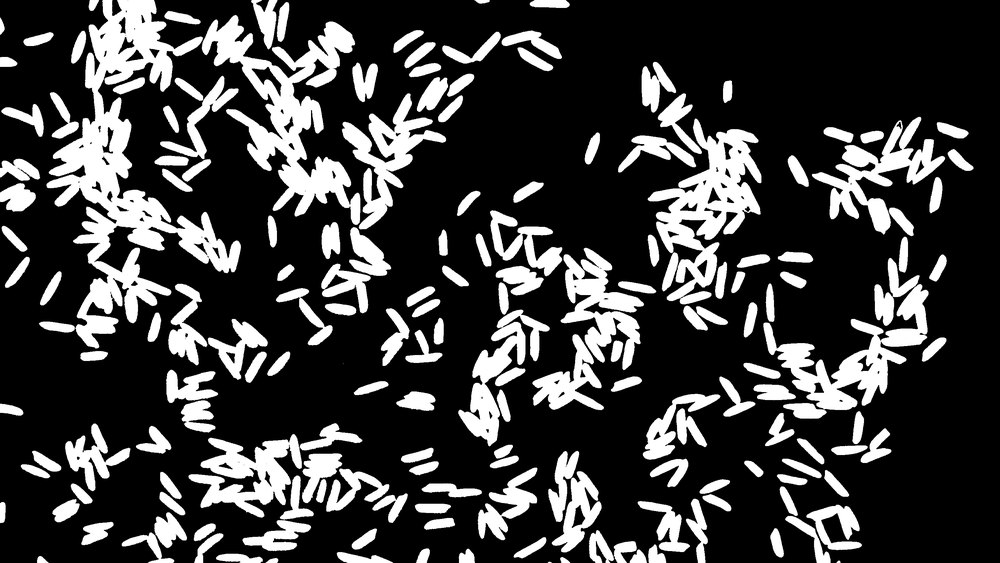
#> input picture images/binary_image.png, 1000 x 563 px, shrunk from 3022 x 1700 before the run
$ jupyter execute --allow-errors lab3.ipynb   (shell and % lines are left out)
#> lines starting #> are read from the running program, lines starting #| are printed output that depends on the picture
<a href="https://colab.research.google.com/github/pui-sum-rv/lab3/blob/main/lab3.ipynb" target="_parent"></a>

# Lab 3 - Thresholding and Binary Morphology

These laboratory excersises are solved on Google Colab and are save on GitHub repo that is connected to GitHub Classroom.

## Tools You need to use to Submit Assignments

In this document, you will solve tasks. This is a Jupyter Notebook which has the **.ipynb** extension, is an interactive web environment for data analysis, visualization, solution presentations, education, and more.

**Google Colab** is a tool that allows you to run and share Jupyter Notebook files on Google's servers, including the use of Google's CPU, GPU, and TPU resources. Colab is like Google Docs for Jupyter Notebooks. **Google Colab does not automatically save your assignment to GitHub.**

**You use GitHub to save and submit your assignments.** When you accept the assignment through GitHub Classroom, a repository is automatically created on your GitHub account with a copy of the task. This is where you will save your solutions. Saving your solutions submits the tasks for that lab.

## How to Solve the Tasks?
1. Accept the task via the Google Classroom link that you will receive. Google Classroom will create a repository on your account.
2. Go to the newly created repository on your account and click on the .ipynb file, then click Open in Colab.
3. You will solve the tasks in Google Colab.

## How to Save (Submit) Tasks?

1. In Google Colab, click on the Open settings gear icon in the top-right corner.
2. Click on the GitHub tab and check the box for Access private repositories and organizations.
3. A new window will open for you to grant access to GitHub. For ferit-osirv, click Grant.
4. Save and exit the settings.
5. Click on File > Save a copy in GitHub.
6. Select the lab repository that includes your name.

> *Note:* You only need to complete steps 1-4 the first time.

7. Click on **File > Save a copy in GitHub**.
8. Select created repository **koji uključuje vaše ime**.

## Copying Files from a GitHub Repository

To complete the exercises, you will need images and other files that are located in the GitHub repository of the exercise. This command will be available in the notebook for each exercise. It will copy files from GitHub to the Google Colab environment.

**You need to run this command before starting each exercise.**

**Google Colab will occasionally delete all files.** Therefore, it may be necessary to rerun this command between sessions. If you are getting errors about missing files, try running the above command again.

[cell 1]
import numpy as np
import cv2 as cv
import matplotlib.pyplot as plt

# Thresholding

## What is Thresholding?

The simplest segmentation method

Application example: Separate out regions of an image corresponding to
objects which we want to analyze. This separation is based on the variation
of intensity between the object pixels and the background pixels.

To differentiate the pixels we are interested in from the rest (which will
eventually be rejected), we perform a comparison of each pixel intensity
value with respect to a threshold (determined according to the problem to
solve).

Once we have separated properly the important pixels, we can set them with
a determined value to identify them (i.e. we can assign them a value of 0
(black), 255 (white) or any value that suits your needs).

## Simple Thresholding

Here, the matter is straight forward. If pixel value is greater than a
threshold value, it is assigned one value (may be white), else it is assigned
another value (may be black). The function used is `cv2.threshold`. First
argument is the source image, which should be a grayscale image. Second
argument is the threshold value which is used to classify the pixel values.
Third argument is the ` maxVal ` which represents the value to be given if pixel
value is more than (sometimes less than) the threshold value. OpenCV provides
different styles of thresholding and it is decided by the fourth parameter of
the function. Different types are:

- cv2.THRESH_BINARY
- cv2.THRESH_BINARY_INV
- cv2.THRESH_TRUNC
- cv2.THRESH_TOZERO
- cv2.THRESH_TOZERO_INV

To illustrate how these thresholding processes work, let’s consider that we
have a source image with pixels with intensity values $` src(x,y) `$.
The plot below
depicts this. The horizontal blue line represents the threshold $` thresh `$ (fixed).

The documentation clearly explains what each type is meant for. [Please check out the
documentation](http://docs.opencv.org/doc/tutorials/imgproc/threshold/threshold.html).

## Task 3

Using OpenCV, load the image `images/apple.jpg` as a **grayscale** image. Perform simple **binary** thresholding in two ways: 1) using the OpenCV function mentioned above, and 2) using NumPy by setting all pixels above a certain value to 255 and others to 0. Display the thresholded image.

[cell 2]
# opencv

[cell 3]
# numpy

### ### Otsu Binarization

**Binarization** of an image is the process of converting the image into a format where each pixel can only be one of two possible values. For `uint8` images, these values are usually `0` (black) and `255` (white). For `float` images, the values are `0` (black) or `1.0` (white). **Binarization** is often a precursor to **thresholding**, where the image is divided into completely white and black regions, and then only the parts of the original image that are completely white in the binary image are retained. Mathematically, by multiplying the original and binary images, the pixels that are completely white in the binary image remain unchanged, while those that are completely black are multiplied by 0, resulting in a completely black pixel in the product image.

In the previous example, you manually determined the threshold. Otsu binarization is a more advanced method that determines the optimal threshold based on the **histogram** of the image, which best separates the pixels. A histogram is a graph that shows the frequency of each value in a data set. In the case of an image, the histogram shows, for each color value, how many pixels are of that color.

Let's take a look at the histogram of the `apple.jpg` image.

[cell 4]
img = cv.imread('images/apple.jpg', cv.IMREAD_GRAYSCALE)
#> (the rest of this cell did not finish here and is left out)

From the histogram, it is evident that most pixels are grouped around the values 255 and 50. By approximation, we see that the optimal way to separate the pixels into two groups would be with a threshold between 150 and 200, as this threshold effectively separates the two largest groups of pixels.

## Task 4

According to the [following link](https://learnopencv.com/otsu-thresholding-with-opencv/), implement Otsu binarization for the `apple.jpg` image. Display the resulting binary image **using Matplotlib**. Print the optimal threshold value determined by the Otsu method to the console.

[cell 5]
# write your code here

Such a binary image can be used as a **mask** for the original image. A mask is a binary image where the value is `0` for all pixels that should not be visible, and the maximum value (`1.0` or `255`) for pixels that should be visible.

## Task 5

Using the Otsu binary image as a mask, apply the function `img_thresholded = cv.bitwise_and(img, img, mask=mask)` where `img` is the original grayscale image of the apple, and `mask` is the Otsu binary image.

## Improving Masks with Binary Morphology

Morphological transformations are some simple operations based on the image shape. It is normally performed on binary images. It needs two inputs, one is our original image, second one is called structuring element or kernel which decides the nature of operation. Two basic morphological operators are `erosion` and `dilation`. Then its variant forms like `opening`, `closing`, `gradient` etc. also comes into play.

Morphological operations such as `erosion`, `dilation`, `closing` and `opening` are common tools used to improve masks after they are generated by thresholding. They can be used to fill small holes, remove noise, increase or decrease the size of an object, or smoothen mask outlines.

Most morphological operations are once again simple kernel functions that are applied at each pixel of the image based on their neighborhood as defined by a `structuring element (SE)`. For example, `dilation` simply assigns to the central pixel the maximum pixel value within the neighborhood; it is a maximum filter. Conversely, `erosion` is a minimum filter. Additional options emerge from combining the two: `morphological closing`, for example, is a `dilation` followed by an `erosion`. This is used to fill in gaps and holes or smoothing mask outlines without significantly changing the mask's area. Finally, there are also some more complicated morphological operations, such as `hole filling`.

Images can be thought to be a mapping from the integer space $\mathbb{Z^2}$ to $\mathbb{R}$. For a binary image, the mapping reduces to $f: \mathbb{Z^2} \to \{0,1\}$. Every pixel at position $(x,y)\in\mathbb{Z^2}$ is either completely dark $(0)$ or completely bright $(1)$. We shall now introduce two very important set operations.

Reflection of a set $B\subseteq\mathbb{Z}^2$ is defined as $\hat{B} = \{w : w=-b, \forall b\in B\}$. E.g. if $B$ is a set of points of the form $(x,y)$, then $\hat{B}$ can be found by replacing those points by $(-x,-y)$.

Translation of a set $B\subseteq\mathbb{Z}^2$ by a point $z=(z_1,z_2)$ is defined as $(B)_z=\{c : c=b+z,\forall b\in B\}$. E.g. if $B$ is a set of points of the form $(x,y)$, then $(B)_z$ can be found by replacig those points by $(x+z_1, y+z_2)$.

Set reflection and translation are employed extensively in morphology to formulate operations based on so-called structuring elements (SEs) or kernels. SEs are basically small sets or subimages used to probe an image under study for properties of interest. Usually they are often taken in rectangular, circular, elliptical or cross shapes.

### Erosion

With $A, B \subseteq \mathbb{Z}^2$, the erosion of $A$ by $B$ (SE) is defined as $A\ominus B = \{z : (B)_z \subseteq A\}$. In words, this equation indicated that the erosion of $A$ by $B$ is the set of all points $z$ such that $B$, translated by $z$, is contained in $A$. The basic idea of erosion is just like soil erosion only, it erodes away the boundaries of foreground object (Always try to keep foreground in white). So what does it do? The kernel (SE) slides through the image (as in 2D convolution). A pixel in the original image (either 1 or 0) will be considered 1 only if all the pixels under the kernel is 1, otherwise it is eroded (made to zero).

So what happends is that, all the pixels near boundary will be discarded depending upon the size of kernel. So the thickness or size of the foreground object decreases or simply white region decreases in the image. It is useful for removing small white noises, detach two connected objects etc. Let us use a rectangular SE (kernel) to check this out.

[cell 6]
import numpy as np
import scipy as sp
import matplotlib.pyplot as plt
import PIL
import cv2
import skimage as sk
%pylab inline

[cell 7]
img = cv2.imread('images/binary_image.png',0)
#> img is the input picture: shape (563, 1000); min 0, max 255, mean 62.8
kernel1 = np.ones((3,3), np.uint8)
erosion1 = cv2.erode(img, kernel1, iterations = 1)
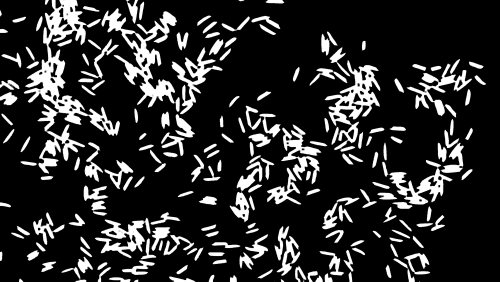
#> erosion1: shape (563, 1000) (shown at 1/2 size); min 0, max 255, mean 45.3
kernel2 = np.ones((5,5), np.uint8)
erosion2 = cv2.erode(img, kernel2, iterations = 1)
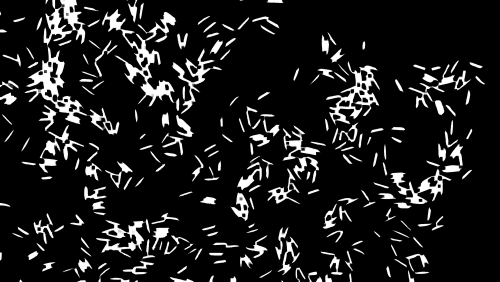
#> erosion2: shape (563, 1000) (shown at 1/2 size); min 0, max 255, mean 29.1

plt.figure(figsize=(15, 5))
plt.subplot(131)
plt.imshow(img, cmap=plt.cm.gray)
plt.title('Original image')
plt.subplot(132)
plt.imshow(erosion1, cmap=plt.cm.gray)
plt.title(r'Erosion with a $3\times3$ kernel')
plt.subplot(133)
plt.imshow(erosion2, cmap=plt.cm.gray)
plt.title(r'Erosion with a $5\times5$ kernel')

### Dilation

With $A, B \subseteq \mathbb{Z}^2$, the dilation of $A$ by $B$ (SE) is defined as $A\oplus B = \{z:(\hat{B})_z\cap A \ne \phi\}$. In words, the dilation of $A$ by $B$ is the set consisting of all the structuring element origin locations where the reflected and translated $B$ overlaps at least one element of $A$.

It is just opposite of erosion. Here, a pixel element is $1$ if atleast one pixel under the kernel is $1$. So it increases the white region in the image or size of foreground object increases. Normally, in cases like noise removal, erosion is followed by dilation. Because, erosion removes white noises, but it also shrinks our object. So we dilate it. Since noise is gone, they won’t come back, but our object area increases. It is also useful in joining broken parts of an object.

[cell 8]
img = cv2.imread('images/binary_image.png',0)
kernel1 = np.ones((3,3), np.uint8)
dilation1 = cv2.dilate(img, kernel1, iterations = 1)
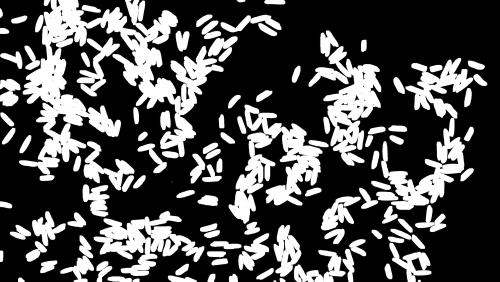
#> dilation1: shape (563, 1000) (shown at 1/2 size); min 0, max 255, mean 80.2
kernel2 = np.ones((5,5), np.uint8)
dilation2 = cv2.dilate(img, kernel2, iterations = 1)
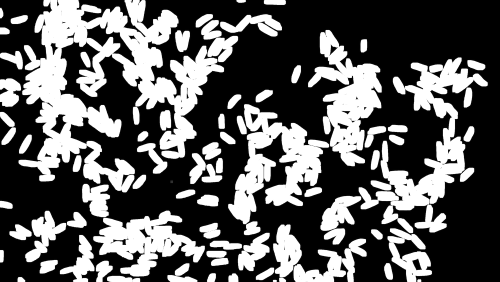
#> dilation2: shape (563, 1000) (shown at 1/2 size); min 0, max 255, mean 95.1

plt.figure(figsize=(15, 5))
plt.subplot(131)
plt.imshow(img, cmap=plt.cm.gray)
plt.title('Original image')
plt.subplot(132)
plt.imshow(dilation1, cmap=plt.cm.gray)
plt.title(r'Dilation with a $3\times3$ kernel')
plt.subplot(133)
plt.imshow(dilation2, cmap=plt.cm.gray)
plt.title(r'Dilation with a $5\times5$ kernel')

### Opening

The morphological opening of $A$ by $B$ is defined as $A \circ B = (A\ominus B)\oplus B = \cup\{(B)_z:(B)_z\subseteq A\}$, which is nothing but erosion followed by dilation. It is useful in removing noise.

[cell 9]
img = cv2.imread('images/binary_image.png',0)
kernel1 = np.ones((5,5), np.uint8)
opening1 = cv2.morphologyEx(img, cv2.MORPH_OPEN, kernel1)
kernel2 = np.ones((7,7), np.uint8)
opening2 = cv2.morphologyEx(img, cv2.MORPH_OPEN, kernel2)

plt.figure(figsize=(15, 5))
plt.subplot(131)
plt.imshow(img, cmap=plt.cm.gray)
plt.title('Original image')
plt.subplot(132)
plt.imshow(opening1, cmap=plt.cm.gray)
plt.title(r'Opening with a $5\times5$ kernel')
plt.subplot(133)
plt.imshow(opening2, cmap=plt.cm.gray)
plt.title(r'Opening with a $7\times7$ kernel')

### Closing

The morphological closing of $A$ by $B$ is defined as $A \bullet B = (A\oplus B)\ominus B$, which is nothing but dilation followed by erosion. It is useful in removing noise. It is useful in closing small holes inside the foreground objects, or small black points on the object.

[cell 10]
img = cv2.imread('images/binary_image.jpg',0)
kernel1 = np.ones((5,5), np.uint8)
closing1 = cv2.morphologyEx(img, cv2.MORPH_CLOSE, kernel1)
kernel2 = np.ones((7,7), np.uint8)
closing2 = cv2.morphologyEx(img, cv2.MORPH_CLOSE, kernel2)

plt.figure(figsize=(15, 5))
plt.subplot(131)
plt.imshow(img, cmap=plt.cm.gray)
plt.title('Original image')
plt.subplot(132)
plt.imshow(closing1, cmap=plt.cm.gray)
plt.title(r'Closing with a $5\times5$ kernel')
plt.subplot(133)
plt.imshow(closing2, cmap=plt.cm.gray)
plt.title(r'Closing with a $7\times7$ kernel')

### Morphological Gradient

It is the difference between dilation and erosion of an image.

[cell 11]
img = cv2.imread('images/binary_image.jpg',0)
kernel1 = np.ones((3,3), np.uint8)
grad1 = cv2.morphologyEx(img, cv2.MORPH_GRADIENT, kernel1)
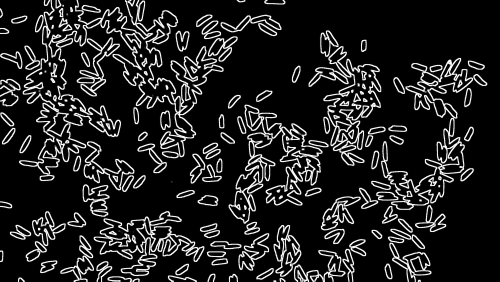
#> grad1: shape (563, 1000) (shown at 1/2 size); min 0, max 255, mean 34.9
kernel2 = np.ones((5,5), np.uint8)
grad2 = cv2.morphologyEx(img, cv2.MORPH_GRADIENT, kernel2)
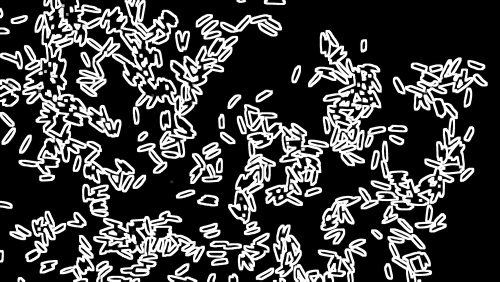
#> grad2: shape (563, 1000) (shown at 1/2 size); min 0, max 255, mean 66

plt.figure(figsize=(15, 5))
plt.subplot(131)
plt.imshow(img, cmap=plt.cm.gray)
plt.title('Original image')
plt.subplot(132)
plt.imshow(grad1, cmap=plt.cm.gray)
plt.title(r'Morphological gradient with a $3\times3$ kernel')
plt.subplot(133)
plt.imshow(grad2, cmap=plt.cm.gray)
plt.title(r'Morphological gradient with a $5\times5$ kernel')

### Tophat

[cell 12]
img = cv2.imread('images/binary_image.png',0)
kernel1 = np.ones((5,5), np.uint8)
top1 = cv2.morphologyEx(img, cv2.MORPH_TOPHAT, kernel1)
kernel2 = np.ones((9,9), np.uint8)
top2 = cv2.morphologyEx(img, cv2.MORPH_TOPHAT, kernel2)

plt.figure(figsize=(15, 5))
plt.subplot(131)
plt.imshow(img, cmap=plt.cm.gray)
plt.title('Original image')
plt.subplot(132)
plt.imshow(top1, cmap=plt.cm.gray)
plt.title(r'Morphological tophat with a $5\times5$ kernel')
plt.subplot(133)
plt.imshow(top2, cmap=plt.cm.gray)
plt.title(r'Morphological tophat with a $9\times9$ kernel')

### Blackhat

It is the difference between the closing of the input image and input image.

[cell 13]
img = cv2.imread('images/binary_image.jpg',0)
kernel1 = np.ones((5,5), np.uint8)
black1 = cv2.morphologyEx(img, cv2.MORPH_BLACKHAT, kernel1)
kernel2 = np.ones((11,11), np.uint8)
black2 = cv2.morphologyEx(img, cv2.MORPH_BLACKHAT, kernel2)

plt.figure(figsize=(15, 5))
plt.subplot(131)
plt.imshow(img, cmap=plt.cm.gray)
plt.title('Original image')
plt.subplot(132)
plt.imshow(black1, cmap=plt.cm.gray)
plt.title(r'Morphological blackhat with a $5\times5$ kernel')
plt.subplot(133)
plt.imshow(black2, cmap=plt.cm.gray)
plt.title(r'Morphological blackhat with a $11\times11$ kernel')

### SEs of different shapes

OpenCV provides built-in functions for creating SEs of custom shapes like circle, ellipse, cross, etc. They turn out to be useful for dufferent purposes.

[cell 14]
# Rectangular Kernel
rect = cv2.getStructuringElement(cv2.MORPH_RECT,(25,25))
# Elliptical Kernel
ellip = cv2.getStructuringElement(cv2.MORPH_ELLIPSE,(25,25))
# Cross-shaped Kernel
cross = cv2.getStructuringElement(cv2.MORPH_CROSS,(25,25))

plt.matshow(ellip, cmap=cm.gray)
plt.title(r'A $19\times 19$ elliptical / circular kernel')
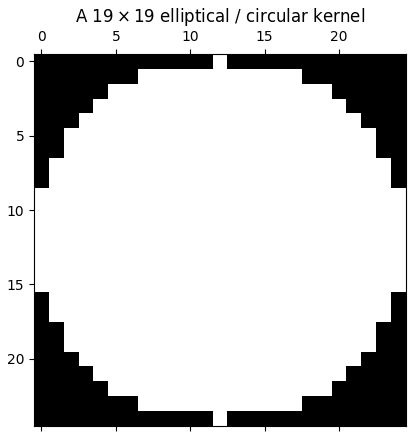
#> figure drawn by matplotlib, 1 panel

Now check the morphological closing operation with circular SEs.

[cell 15]
img = cv2.imread('images/binary_image.jpg',0)
kernel1 = cv2.getStructuringElement(cv2.MORPH_ELLIPSE, (5,5))
closing1 = cv2.morphologyEx(img, cv2.MORPH_CLOSE, kernel1)
kernel2 = cv2.getStructuringElement(cv2.MORPH_ELLIPSE, (15,15))
closing2 = cv2.morphologyEx(img, cv2.MORPH_CLOSE, kernel2)

plt.figure(figsize=(15, 5))
plt.subplot(131)
plt.imshow(img, cmap=plt.cm.gray)
plt.title('Original image')
plt.subplot(132)
plt.imshow(closing1, cmap=plt.cm.gray)
plt.title(r'Closing with a $5\times5$ circular kernel')
plt.subplot(133)
plt.imshow(closing2, cmap=plt.cm.gray)
plt.title(r'Closing with a $15\times15$ circular kernel')

Another example showing morphological blackhat operation with circular SEs.

[cell 16]
img = cv2.imread('images/binary_image.jpg',0)
kernel1 = cv2.getStructuringElement(cv2.MORPH_ELLIPSE, (9,9))
black1 = cv2.morphologyEx(img, cv2.MORPH_BLACKHAT, kernel1)
kernel2 = cv2.getStructuringElement(cv2.MORPH_ELLIPSE, (15,15))
black2 = cv2.morphologyEx(img, cv2.MORPH_BLACKHAT, kernel2)
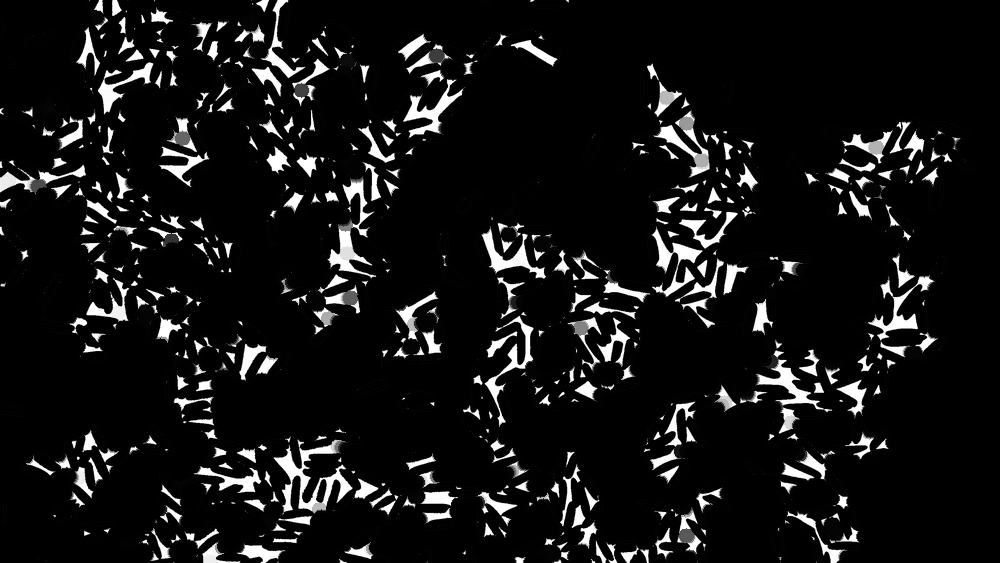
#> black2: shape (563, 1000); min 0, max 255, mean 20.8

plt.figure(figsize=(15, 5))
plt.subplot(131)
plt.imshow(img, cmap=plt.cm.gray)
plt.title('Original image')
plt.subplot(132)
plt.imshow(black1, cmap=plt.cm.gray)
plt.title(r'Blackhat with a $9\times9$ circular kernel')
plt.subplot(133)
plt.imshow(black2, cmap=plt.cm.gray)
plt.title(r'Blackhat with a $15\times15$ circular kernel')
